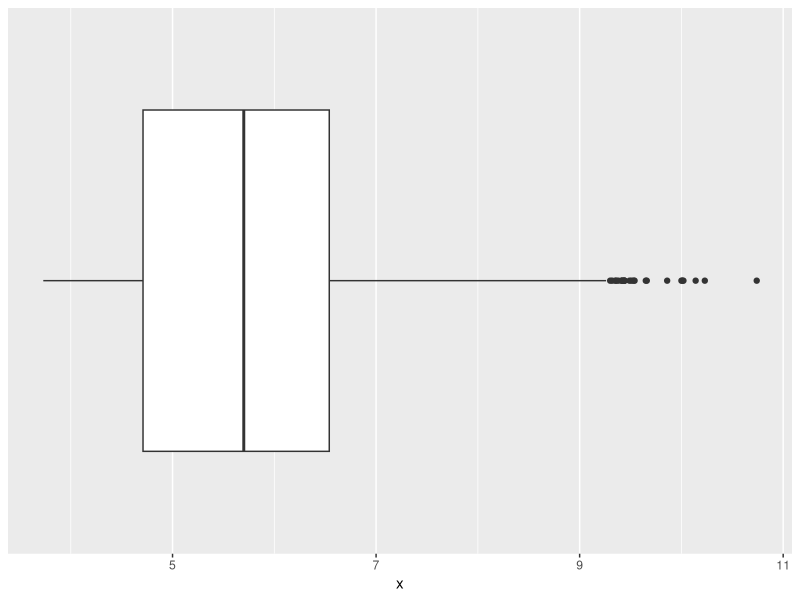
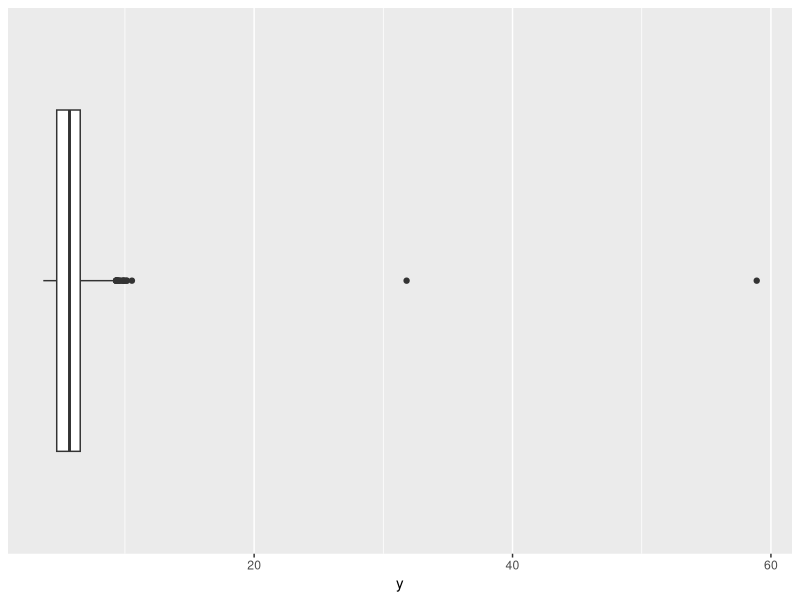
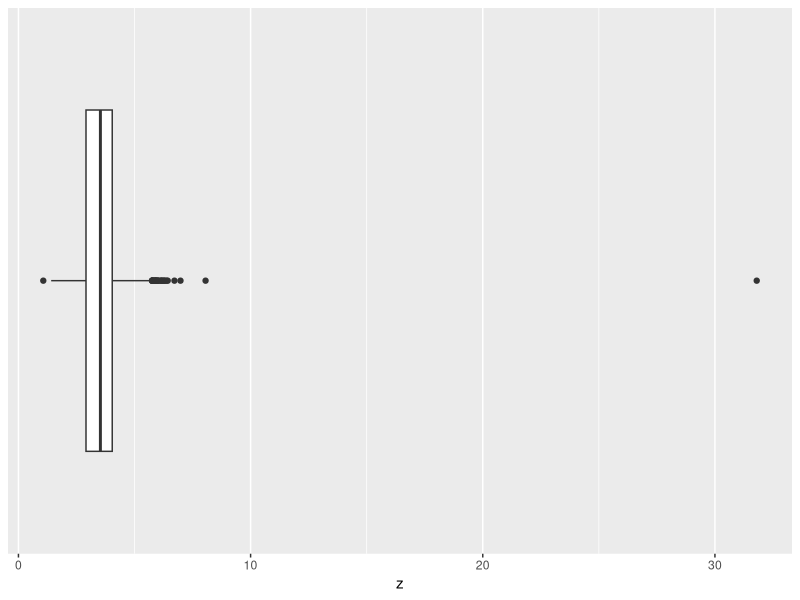
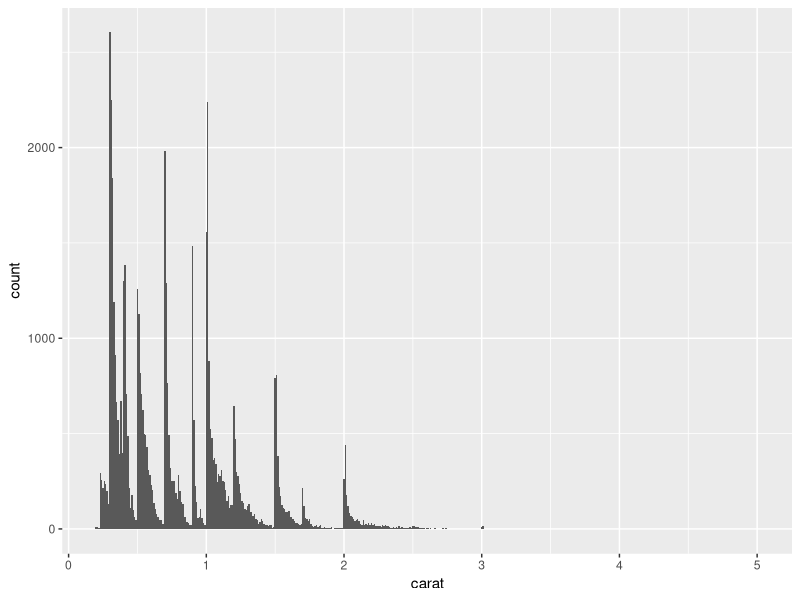
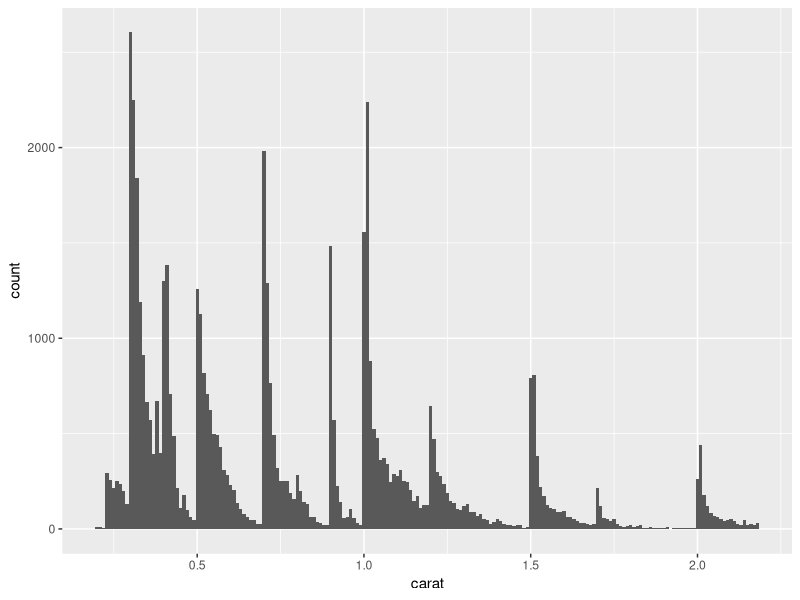
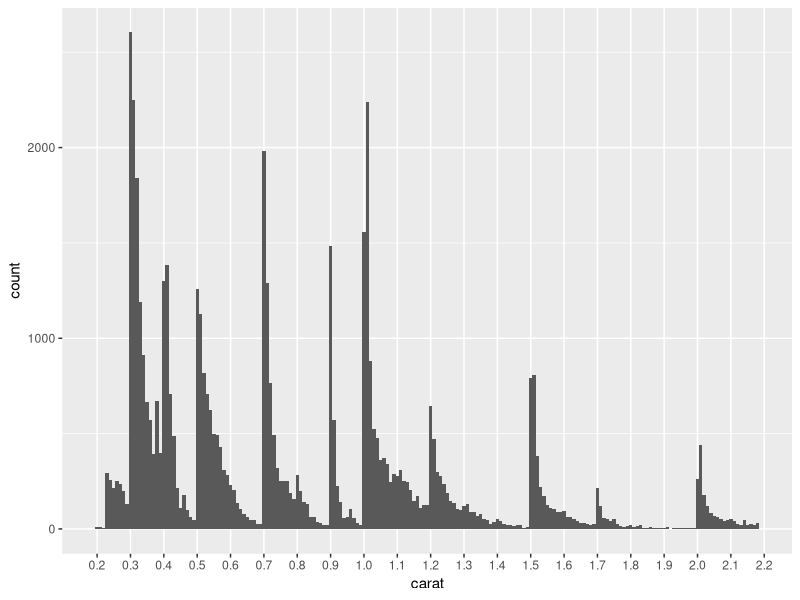
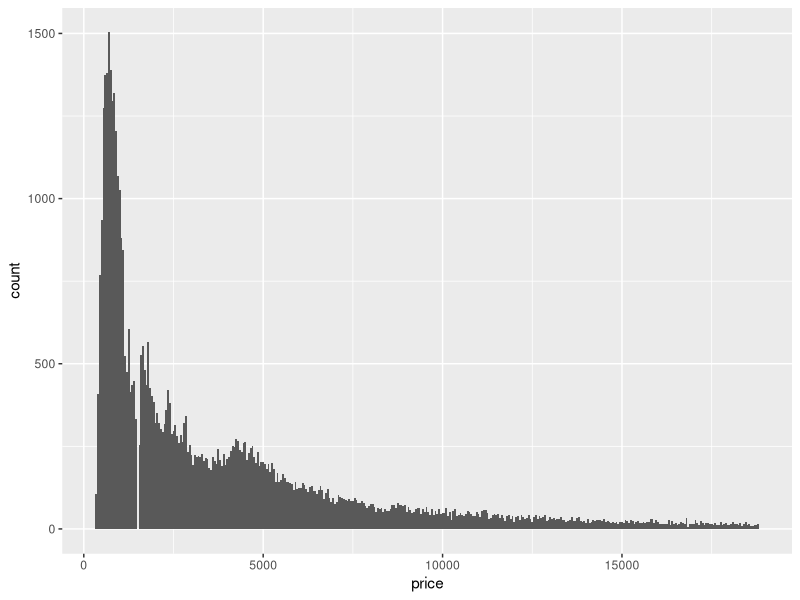
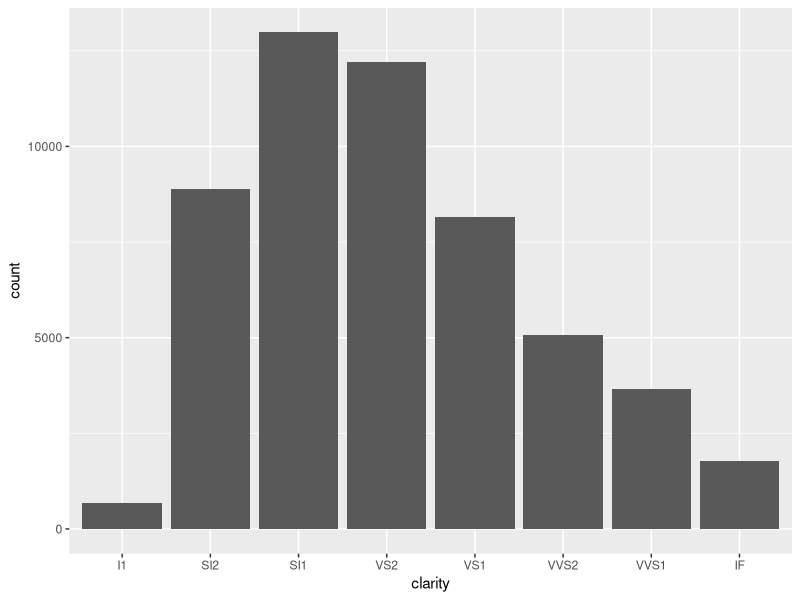

Write R code to recreate these figures, in order.
## ---- chunk 1
# Libraries
library(tidyverse)
## ---- chunk 2
glimpse(diamonds)
## ---- chunk 3
summary(diamonds)
## ---- chunk 4
diamonds %>% 
  filter(x == 0 | y == 0 | z == 0) %>% 
  nrow()
## ---- chunk 5
df <-
  diamonds %>% 
  filter(x > 0, y > 0, z > 0)
## ---- chunk 6
df %>% 
  ggplot(aes(x = factor(1), y = x)) +
  geom_boxplot() +
  scale_x_discrete(breaks = NULL, labels = NULL, name = NULL) +
  coord_flip()
## ---- chunk 7
df %>% 
  ggplot(aes(x = factor(1), y = y)) +
  geom_boxplot() +
  scale_x_discrete(breaks = NULL, labels = NULL, name = NULL) +
  coord_flip()
## ---- chunk 8
df %>% 
  ggplot(aes(x = factor(1), y = z)) +
  geom_boxplot() +
  scale_x_discrete(breaks = NULL, labels = NULL, name = NULL) +
  coord_flip()
## ---- chunk 9
df <-
  df %>% 
  filter(y < 20, z < 10)
## ---- chunk 10
df %>% 
  ggplot(mapping = aes(x = carat)) +
  geom_histogram(binwidth = 0.01) 
## ---- chunk 11
quantile(df$carat, probs = 0.99)
## ---- chunk 12
df <- 
  df %>% 
  filter(carat <= quantile(df$carat, probs = 0.99))
## ---- chunk 13
df %>% 
  ggplot(aes(carat)) +
  geom_histogram(binwidth = 0.01)
## ---- chunk 14
df %>% 
  ggplot(aes(carat)) +
  geom_histogram(binwidth = 0.01) +
  scale_x_continuous(breaks = seq(0.2, 2.2, 0.1), minor_breaks = NULL)
## ---- chunk 15
df %>% 
  ggplot(aes(price)) +
  geom_histogram(binwidth = 50)
## ---- chunk 16
df %>%
  ggplot(aes(clarity)) +
  geom_bar() 
## ---- chunk 17
df %>%
  ggplot(aes(cut)) +
  geom_bar() 
## ---- chunk 18
df %>% 
  ggplot(aes(color)) +
  geom_bar() 
## ---- chunk 19
df <-
  df %>%
  mutate(color = fct_rev(color))
## ---- chunk 20
df %>% 
  ggplot(aes(color)) +
  geom_bar() 
